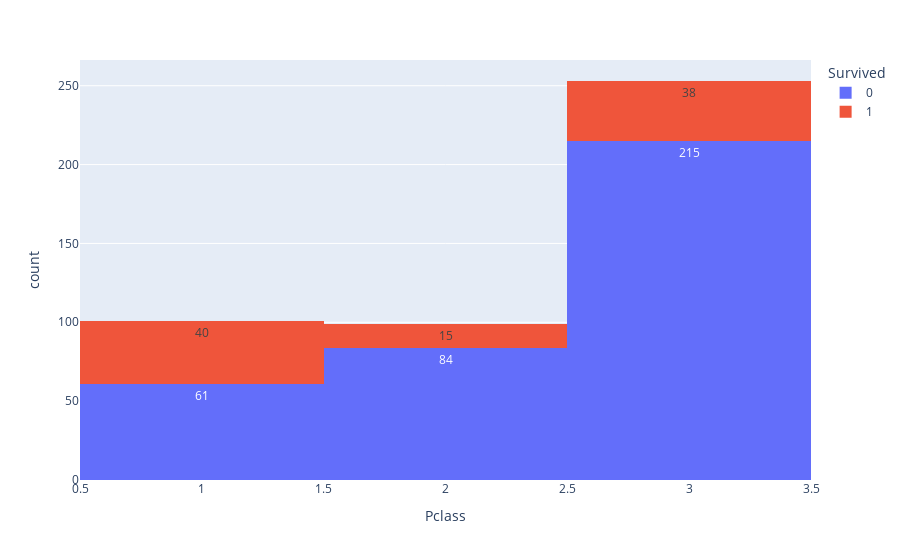

The code cell stored with this chart in its notebook:
### Code cell
grafico3 = px.histogram(df_homens,x= "Pclass", color= "Survived", text_auto= True)
grafico3.show()

### Figure 1 — Plotly figure (JSON) as saved in the notebook; plotly's stock layout.template omitted (floating-point values rounded to 4 significant figures; data arrays with more than 128 entries replaced by an {"elided": "..."} marker saying what was removed)
{"data": [{"alignmentgroup": "True", "bingroup": "x", "hovertemplate": "Survived=0<br>Pclass=%{x}<br>count=%{y}<extra></extra>", "legendgroup": "0", "marker": {"color": "#636efa", "pattern": {"shape": ""}}, "name": "0", "offsetgroup": "0", "orientation": "v", "showlegend": true, "texttemplate": "%{value}", "type": "histogram", "x": {"elided": "360 int values"}, "xaxis": "x", "yaxis": "y"}, {"alignmentgroup": "True", "bingroup": "x", "hovertemplate": "Survived=1<br>Pclass=%{x}<br>count=%{y}<extra></extra>", "legendgroup": "1", "marker": {"color": "#EF553B", "pattern": {"shape": ""}}, "name": "1", "offsetgroup": "1", "orientation": "v", "showlegend": true, "texttemplate": "%{value}", "type": "histogram", "x": [2, 1, 3, 2, 3, 1, 3, 3, 3, 3, 2, 1, 2, 3, 3, 1, 3, 1, 2, 1, 3, 3, 3, 3, 3, 2, 1, 3, 2, 3, 1, 1, 3, 3, 2, 3, 3, 1, 1, 1, 1, 1, 3, 1, 1, 3, 3, 3, 1, 2, 2, 1, 3, 3, 2, 1, 3, 1, 1, 1, 1, 1, 3, 1, 1, 1, 1, 1, 3, 2, 1, 1, 1, 1, 1, 1, 1, 1, 3, 3, 2, 3, 3, 1, 3, 3, 3, 2, 2, 3, 1, 3, 1], "xaxis": "x", "yaxis": "y"}], "layout": {"barmode": "relative", "legend": {"title": {"text": "Survived"}, "tracegroupgap": 0}, "margin": {"t": 60}, "xaxis": {"anchor": "y", "domain": [0, 1], "title": {"text": "Pclass"}}, "yaxis": {"anchor": "x", "domain": [0, 1], "title": {"text": "count"}}}}
